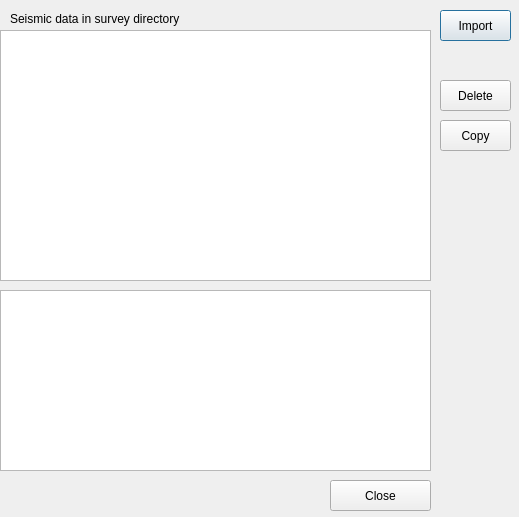
<?xml version="1.0" encoding="UTF-8"?>
<ui version="4.0">
 <class>seismic_manager_Dialog</class>
 <widget class="QDialog" name="seismic_manager_Dialog">
  <property name="geometry">
   <rect>
    <x>0</x>
    <y>0</y>
    <width>519</width>
    <height>517</height>
   </rect>
  </property>
  <property name="windowTitle">
   <string>Seismic Data Manager</string>
  </property>
  <widget class="QListWidget" name="data_list_Widget">
   <property name="geometry">
    <rect>
     <x>0</x>
     <y>30</y>
     <width>431</width>
     <height>251</height>
    </rect>
   </property>
  </widget>
  <widget class="QTextEdit" name="seismic_info_textEdit">
   <property name="geometry">
    <rect>
     <x>0</x>
     <y>290</y>
     <width>431</width>
     <height>181</height>
    </rect>
   </property>
  </widget>
  <widget class="QPushButton" name="importButton">
   <property name="geometry">
    <rect>
     <x>440</x>
     <y>10</y>
     <width>71</width>
     <height>31</height>
    </rect>
   </property>
   <property name="text">
    <string>Import</string>
   </property>
  </widget>
  <widget class="QPushButton" name="closeButton">
   <property name="geometry">
    <rect>
     <x>330</x>
     <y>480</y>
     <width>101</width>
     <height>31</height>
    </rect>
   </property>
   <property name="text">
    <string>Close</string>
   </property>
  </widget>
  <widget class="QPushButton" name="deleteButton">
   <property name="geometry">
    <rect>
     <x>440</x>
     <y>80</y>
     <width>71</width>
     <height>31</height>
    </rect>
   </property>
   <property name="text">
    <string>Delete</string>
   </property>
  </widget>
  <widget class="QPushButton" name="pushButton_4">
   <property name="geometry">
    <rect>
     <x>440</x>
     <y>120</y>
     <width>71</width>
     <height>31</height>
    </rect>
   </property>
   <property name="text">
    <string>Copy</string>
   </property>
  </widget>
  <widget class="QLabel" name="label">
   <property name="geometry">
    <rect>
     <x>10</x>
     <y>10</y>
     <width>231</width>
     <height>17</height>
    </rect>
   </property>
   <property name="text">
    <string>Seismic data in survey directory</string>
   </property>
  </widget>
 </widget>
 <resources/>
 <connections>
  <connection>
   <sender>closeButton</sender>
   <signal>clicked()</signal>
   <receiver>seismic_manager_Dialog</receiver>
   <slot>close()</slot>
   <hints>
    <hint type="sourcelabel">
     <x>380</x>
     <y>495</y>
    </hint>
    <hint type="destinationlabel">
     <x>259</x>
     <y>258</y>
    </hint>
   </hints>
  </connection>
 </connections>
</ui>
